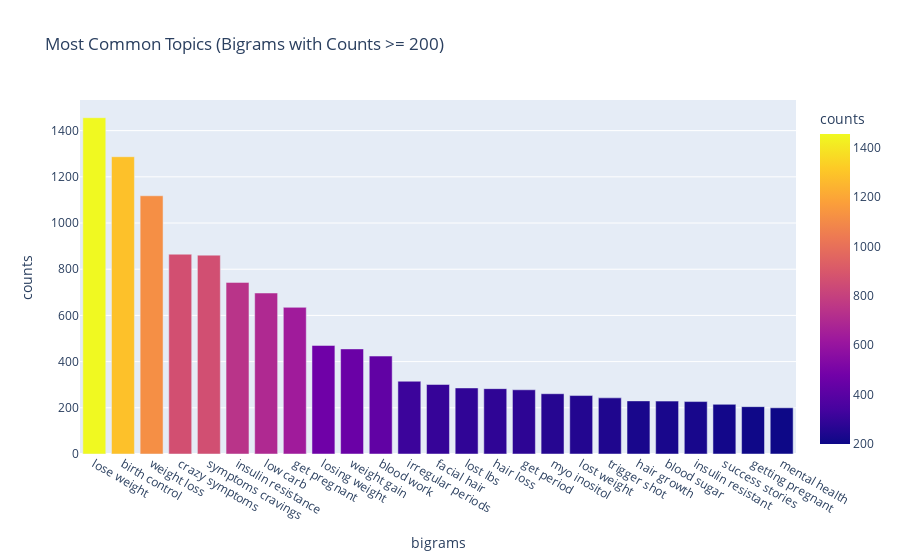

Write notebook code for a chart like this one.
### Code cell
chart = px.bar(relevant_bigrams, x = 'bigrams', y = 'counts', color = 'counts', 
               title = 'Most Common Topics (Bigrams with Counts >= 200)')

chart.update_layout(showlegend=False)
chart.show()

### Figure 1 — Plotly figure (JSON) as saved in the notebook; plotly's stock layout.template omitted (floating-point values rounded to 4 significant figures)
{"data": [{"alignmentgroup": "True", "hovertemplate": "bigrams=%{x}<br>counts=%{marker.color}<extra></extra>", "legendgroup": "", "marker": {"color": [1456, 1287, 1118, 865, 861, 743, 697, 635, 470, 455, 424, 315, 301, 286, 283, 278, 261, 253, 243, 230, 229, 227, 215, 205, 200], "coloraxis": "coloraxis", "pattern": {"shape": ""}}, "name": "", "offsetgroup": "", "orientation": "v", "showlegend": false, "textposition": "auto", "type": "bar", "x": ["lose weight", "birth control", "weight loss", "crazy symptoms", "symptoms cravings", "insulin resistance", "low carb", "get pregnant", "losing weight", "weight gain", "blood work", "irregular periods", "facial hair", "lost lbs", "hair loss", "get period", "myo inositol", "lost weight", "trigger shot", "hair growth", "blood sugar", "insulin resistant", "success stories", "getting pregnant", "mental health"], "xaxis": "x", "y": [1456, 1287, 1118, 865, 861, 743, 697, 635, 470, 455, 424, 315, 301, 286, 283, 278, 261, 253, 243, 230, 229, 227, 215, 205, 200], "yaxis": "y"}], "layout": {"barmode": "relative", "coloraxis": {"colorbar": {"title": {"text": "counts"}}, "colorscale": [[0, "#0d0887"], [0.1111, "#46039f"], [0.2222, "#7201a8"], [0.3333, "#9c179e"], [0.4444, "#bd3786"], [0.5556, "#d8576b"], [0.6667, "#ed7953"], [0.7778, "#fb9f3a"], [0.8889, "#fdca26"], [1, "#f0f921"]]}, "legend": {"tracegroupgap": 0}, "showlegend": false, "title": {"text": "Most Common Topics (Bigrams with Counts >= 200)"}, "xaxis": {"anchor": "y", "domain": [0, 1], "title": {"text": "bigrams"}}, "yaxis": {"anchor": "x", "domain": [0, 1], "title": {"text": "counts"}}}}
